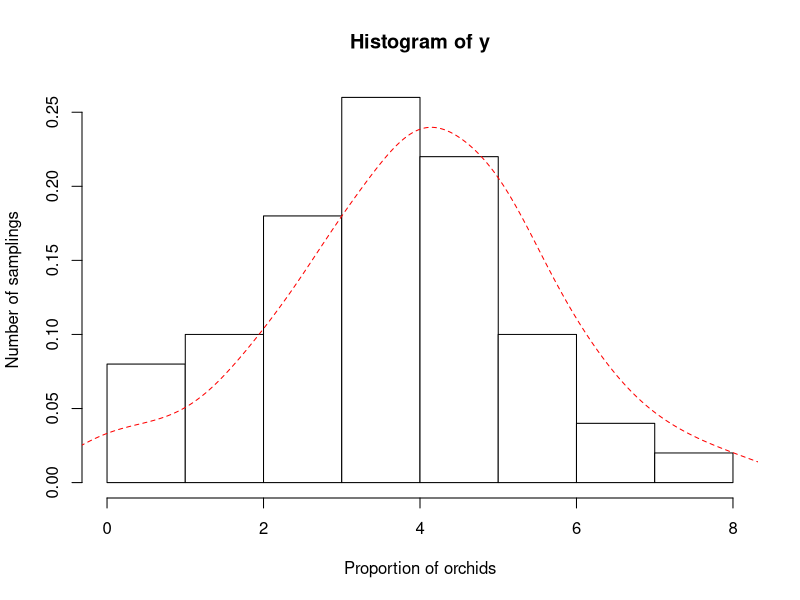
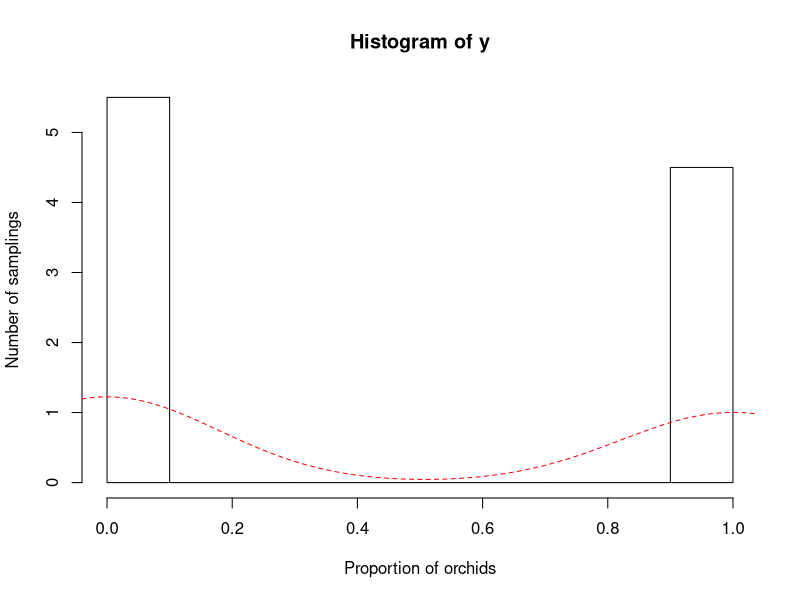
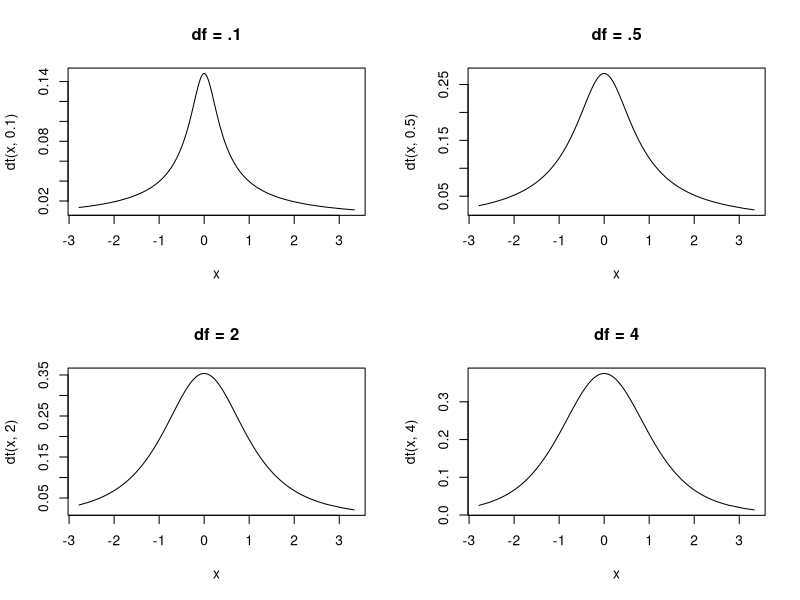
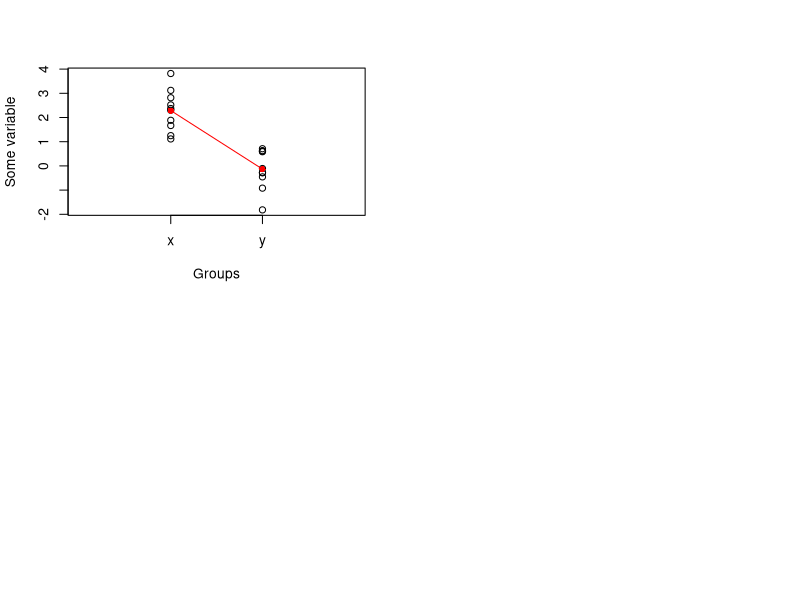
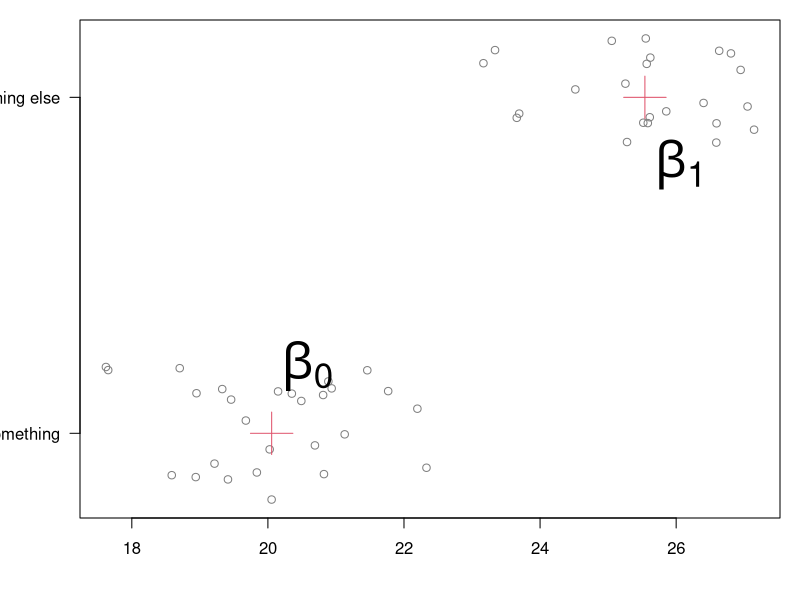
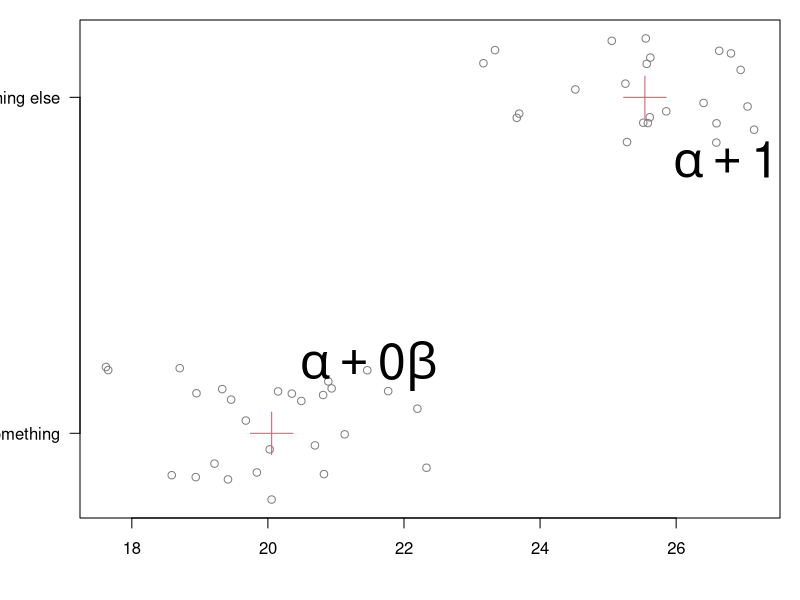
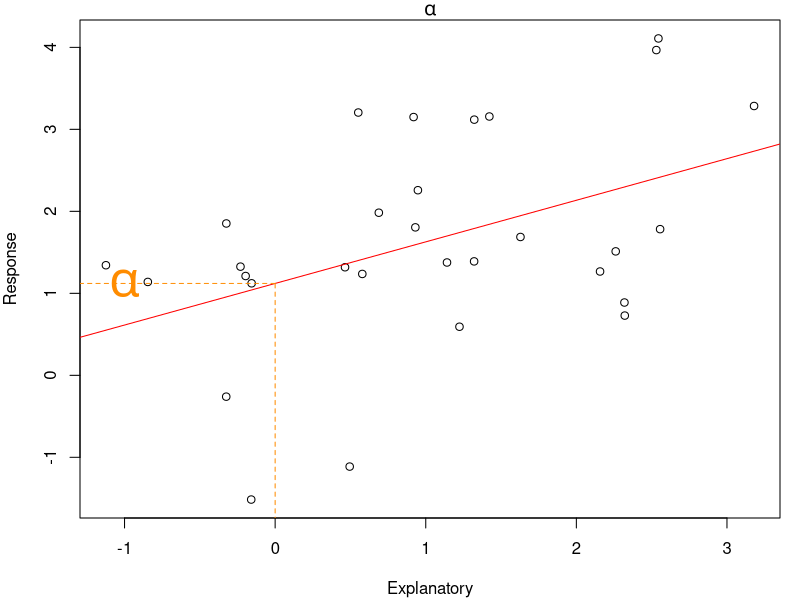
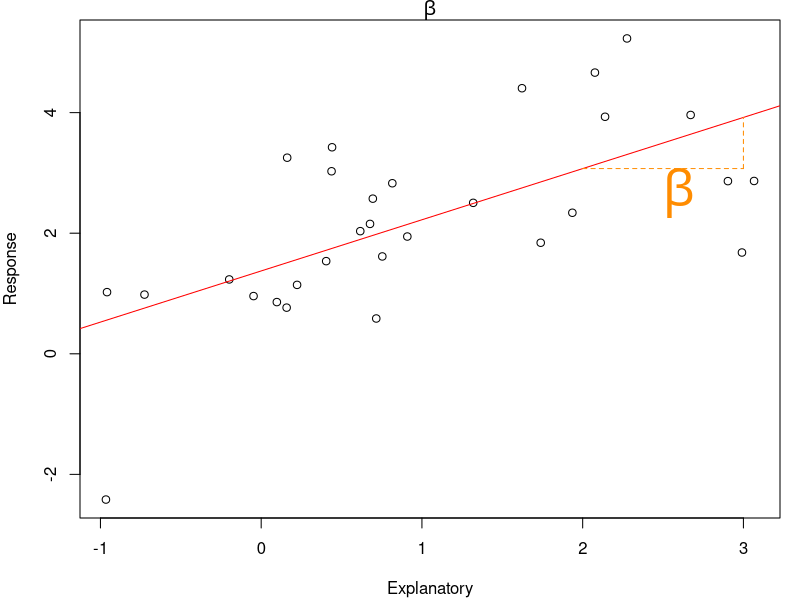

These charts were generated, in order, by the following R code:
## The orchids example
set.seed(12345) # For reproducibility
n.times <- 50;n.picks=10;p.orchid <- 0.4
y <- rbinom(n.times, size = n.picks, prob = p.orchid) 

hist(y, xlab = "Proportion of orchids", 
     ylab = "Number of samplings", freq = FALSE, col = "white")
lines(density(y), col = "red", lty = "dashed")

## The orchids example
set.seed(12345) # For reproducibility
n.times <- 100;n.picks=1;p.orchid <- 0.4
y <- rbinom(n.times, size = n.picks, prob = p.orchid) 

hist(y, xlab = "Proportion of orchids", 
     ylab = "Number of samplings", freq = FALSE, col = "white")
lines(density(y), col = "red", lty = "dashed")

## The t-distribution
par(mfrow=c(2,2))
x <- sort(rnorm(1000))
plot(dt(x, .1), x = x, type="l", main = "df = .1")
plot(dt(x, .5), x = x, type="l", main = "df = .5")
plot(dt(x, 2), x = x, type="l", main = "df = 2")
plot(dt(x, 4), x = x, type="l", main = "df = 4")

## The t-test
set.seed(12345)
y <- rnorm(10)
x <- rnorm(10, mean = 2)
t.test(x, y)

## t-test visualized
set.seed(12345)
y <- rnorm(10)
x <- rnorm(10, mean = 2)
plot(c(1,2), y = range(c(x,y)), type="n", xaxt="n", ylab="Some variable", xlim = c(0,3), xlab="Groups")
axis(1, at = c(1,2), labels = c("x","y"))
points(rep(1:2,each=10),c(x,y))
points(c(1,2), c(mean(x),mean(y)), col="red", pch=16)
lines(c(1,2), c(mean(x),mean(y)), col="red")

## t-test as linear regression
data <- data.frame(y = c(x, y), 
                   var = c(rep(c("x","y"),each=10)))
lm(y~0+var, data = data)

## Examples of linear models: categorical $x_i$
set.seed(12345)
x <- rbinom(50, 0.5, size = 1)
y = 20 + 5*x + rnorm(50)
Means <- aggregate(y,list(x),mean)
par(mfrow=c(1,1), mar=c(4.1,4,1,1), oma=c(0,0,0,0))
plot(y, jitter(1*x), yaxt="n", ann=FALSE, 
     col="grey50") 
points(Means[,2], c(0,1), col=2, pch=3, cex=4)
text(Means[1,2], 0.2, expression(beta[0]), cex=3, adj=-0.2)
text(Means[2,2], 0.8, expression(beta[1]), cex=3, adj=-0.2)

axis(2, c("Something", "Something else"), at=c(0,1), las=1)

## Examples of linear models: categorical $x_i$
set.seed(12345)
x <- rbinom(50, 0.5, size = 1)
y = 20 + 5*x + rnorm(50)
Means <- aggregate(y,list(x),mean)
par(mfrow=c(1,1), mar=c(4.1,4,1,1), oma=c(0,0,0,0))
plot(y, jitter(1*x), yaxt="n", ann=FALSE, 
     col="grey50") 
points(Means[,2], c(0,1), col=2, pch=3, cex=4)
text(Means[1,2], 0.2, expression(alpha + 0*beta), cex=3, adj=-0.2)
text(Means[2,2], 0.8, expression(alpha + 1*beta), cex=3, adj=-0.2)

axis(2, c("Something", "Something else"), at=c(0,1), las=1)

## Examples of linear models: continuous $x_i$
x <- rnorm(30)+1;set.seed(2)
y <- rnorm(30,1+x*.4)
model <-  lm(y~x)
plot(y~x, ylab = "Response", xlab = "Explanatory", main=expression(alpha))
abline(model,col="red")
segments(y0=-3,y1=predict(model,data.frame(x=0)), x0 = 0, x1=0, col = "darkorange", lty = "dashed")
segments(y0=predict(model,data.frame(x=0)),y1=predict(model,data.frame(x=0)), x0 = 0, x1=-2, col = "darkorange", lty = "dashed")
text(y=predict(model,data.frame(x=-1)), -1, expression(alpha), adj = c(0.5,-1), cex=3, col = "darkorange")

## Examples of linear models: continuous $x_i$
x <- rnorm(30)+1;set.seed(2)
y <- rnorm(30,1+x*1)
model <-  lm(y~x)
plot(y~x, ylab = "Response", xlab = "Explanatory", main=expression(beta))
abline(model,col="red")
segments(y0=predict(model,data.frame(x=2)),y1=predict(model,data.frame(x=2)), x0 = 2, x1=3, col = "darkorange", lty = "dashed")
segments(y0=predict(model,data.frame(x=2)),y1=predict(model,data.frame(x=3)), x0 = 3, x1=3, col = "darkorange", lty = "dashed")
text(y=predict(model,data.frame(x=2.5)), 2.5, expression(beta), cex=3, adj=c(0,1.5), col = "darkorange")

## What is the best line?
x <- rnorm(30)+20;set.seed(2)
y <- rnorm(30,1+x*.4)
model <-  lm(y~x)
plot(y~x, ylab = expression(y), xlab = expression(x))
abline(model,col="red", lty = "dotted")
abline(h=9, col="red", lty = "dashed")

## How good is the line?
x <- rnorm(30)+20;set.seed(2)
y <- rnorm(30,1+x*.4)
model <-  lm(y~x)
plot(y~x, ylab = "Response", xlab = "Explanatory")
abline(model,col="red")

segments(x,y,x,predict(model), col = "blue")